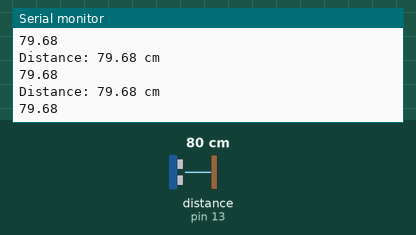
A sketch run on a simulated Arduino Uno, built with avr-gcc and run on an emulated ATmega328P. Parts: the last lines printed to the serial monitor. Wiring (inferred from the names in the program): ultrasonic range finder: trigger pin 12; echo pin 13. Inputs (shaded band) come from the test bench; at power-on: distance to the obstacle (sensor on pin 13) 80 cm. The echo pulse lasts 58.3 µs per cm.

Above: at 1.2 s.
1.3 s: distance to the obstacle (sensor on pin 13) set to 2 cm
At 1.89 s:
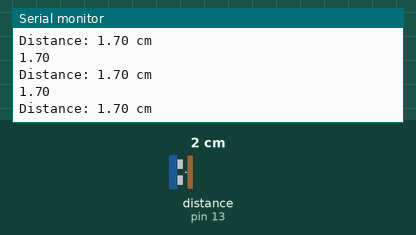
2.8 s: distance to the obstacle (sensor on pin 13) set to 4 cm
At 2.81 s:
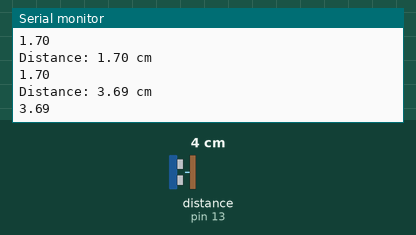
Timing chart, 0 to 5.8 s (numbered marks = the images above; inputs shaded):
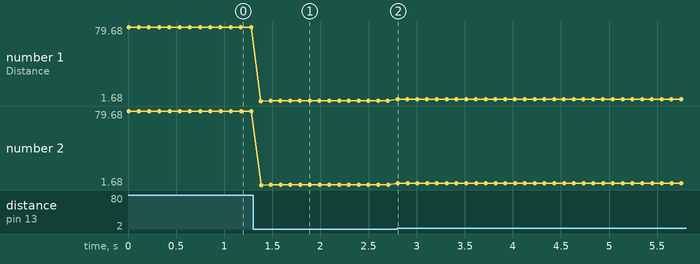

Measured:
- after the input at 1.3 s, the serial monitor: prints a new line after 0.08 s (image 1)
- after the input at 2.8 s, the serial monitor: prints a new line at once (image 2)
- plotted number 1: 79.68 → 1.7 after the input at 1.3 s, 1.7 → 3.69 after the input at 2.8 s
- plotted number 2: 79.68 → 1.7 after the input at 1.3 s, 1.7 → 3.69 after the input at 2.8 s

The sketch:

ultrasonic.ino
```cpp
#define TRIG_PIN 12  // Trig pin connected to D12
#define ECHO_PIN 13  // Echo pin connected to D13

void setup() {
  Serial.begin(115200);
  pinMode(TRIG_PIN, OUTPUT);
  pinMode(ECHO_PIN, INPUT);
}

void loop() {
  digitalWrite(TRIG_PIN, LOW);
  delayMicroseconds(2);

  // Send a 10µs pulse to trigger the sensor
  digitalWrite(TRIG_PIN, HIGH);
  delayMicroseconds(10);
  digitalWrite(TRIG_PIN, LOW);

  // Measure the time for the echo to return
  long duration = pulseIn(ECHO_PIN, HIGH);

  // Convert time to distance (speed of sound is ~343 m/s or 0.0343 cm/µs)
  float distance = duration * 0.0343 / 2;

  // Print data for Serial Monitor
  Serial.print("Distance: ");
  Serial.print(distance);
  Serial.println(" cm");

  // Print only the distance value for Serial Plotter
  Serial.println(distance);

  delay(100);  // Short delay for smoother plotting
}
```
